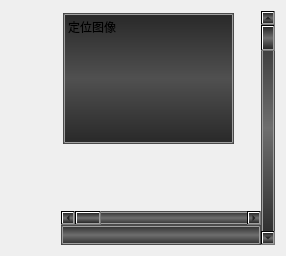
        <widget class="QWidget" name="page_algorithmImage">
         <layout class="QGridLayout" name="gridLayout_7">
          <item row="0" column="0">
           <widget class="QSplitter" name="splitter_2">
            <property name="orientation">
             <enum>Qt::Horizontal</enum>
            </property>
            <property name="handleWidth">
             <number>0</number>
            </property>
            <property name="childrenCollapsible">
             <bool>false</bool>
            </property>
            <widget class="DM_Projector" name="Projector" native="true">
             <property name="sizePolicy">
              <sizepolicy hsizetype="Minimum" vsizetype="Preferred">
               <horstretch>0</horstretch>
               <verstretch>0</verstretch>
              </sizepolicy>
             </property>
             <property name="minimumSize">
              <size>
               <width>50</width>
               <height>0</height>
              </size>
             </property>
             <property name="maximumSize">
              <size>
               <width>200</width>
               <height>16777215</height>
              </size>
             </property>
             <widget class="QToolButton" name="btn_ProjFirst">
              <property name="geometry">
               <rect>
                <x>50</x>
                <y>130</y>
                <width>23</width>
                <height>22</height>
               </rect>
              </property>
              <property name="text">
               <string>first</string>
              </property>
              <property name="icon">
               <iconset resource="resource.qrc">
                <normaloff>:/icon/img/icon/PlayFirst.png</normaloff>:/icon/img/icon/PlayFirst.png</iconset>
              </property>
             </widget>
             <widget class="QToolButton" name="btn_ProjNext">
              <property name="geometry">
               <rect>
                <x>50</x>
                <y>110</y>
                <width>23</width>
                <height>22</height>
               </rect>
              </property>
              <property name="text">
               <string>next</string>
              </property>
              <property name="icon">
               <iconset resource="resource.qrc">
                <normaloff>:/icon/img/icon/PlayNext.png</normaloff>:/icon/img/icon/PlayNext.png</iconset>
              </property>
             </widget>
             <widget class="QToolButton" name="btn_ProjPrev">
              <property name="geometry">
               <rect>
                <x>50</x>
                <y>50</y>
                <width>23</width>
                <height>22</height>
               </rect>
              </property>
              <property name="text">
               <string>prev</string>
              </property>
              <property name="icon">
               <iconset resource="resource.qrc">
                <normaloff>:/icon/img/icon/PlayPrevious.png</normaloff>:/icon/img/icon/PlayPrevious.png</iconset>
              </property>
             </widget>
             <widget class="QToolButton" name="btn_ProjFinal">
              <property name="geometry">
               <rect>
                <x>50</x>
                <y>70</y>
                <width>23</width>
                <height>22</height>
               </rect>
              </property>
              <property name="text">
               <string>final</string>
              </property>
              <property name="icon">
               <iconset resource="resource.qrc">
                <normaloff>:/icon/img/icon/PlayFinal.png</normaloff>:/icon/img/icon/PlayFinal.png</iconset>
              </property>
             </widget>
             <widget class="QToolButton" name="btn_ProjPlay">
              <property name="geometry">
               <rect>
                <x>50</x>
                <y>90</y>
                <width>23</width>
                <height>22</height>
               </rect>
              </property>
              <property name="acceptDrops">
               <bool>false</bool>
              </property>
              <property name="autoFillBackground">
               <bool>false</bool>
              </property>
              <property name="text">
               <string>play</string>
              </property>
              <property name="icon">
               <iconset resource="resource.qrc">
                <normaloff>:/icon/img/icon/PlayFilm.png</normaloff>:/icon/img/icon/PlayFilm.png</iconset>
              </property>
              <property name="autoRepeat">
               <bool>false</bool>
              </property>
              <property name="autoExclusive">
               <bool>false</bool>
              </property>
             </widget>
            </widget>
            <widget class="QWidget" name="layoutWidget">
             <layout class="QHBoxLayout" name="horizontalLayout_3">
              <property name="spacing">
               <number>0</number>
              </property>
              <item>
               <layout class="QVBoxLayout" name="verticalLayout_9">
                <property name="spacing">
                 <number>0</number>
                </property>
                <item>
                 <widget class="QWidget" name="widget_algorithmImage" native="true">
                  <property name="sizePolicy">
                   <sizepolicy hsizetype="Minimum" vsizetype="Minimum">
                    <horstretch>0</horstretch>
                    <verstretch>0</verstretch>
                   </sizepolicy>
                  </property>
                  <property name="minimumSize">
                   <size>
                    <width>200</width>
                    <height>200</height>
                   </size>
                  </property>
                  <widget class="DM_Label" name="lab_algorithmImage">
                   <property name="geometry">
                    <rect>
                     <x>2</x>
                     <y>2</y>
                     <width>171</width>
                     <height>131</height>
                    </rect>
                   </property>
                   <property name="styleSheet">
                    <string notr="true">border:2px solid;
border-top-color: qlineargradient(spread:pad, x1:0, y1:0, x2:0, y2:1, stop:0 rgba(32, 32, 32, 255), stop:0.75 rgba(160, 160, 160, 255));
border-bottom-color: qlineargradient(spread:pad, x1:0, y1:1, x2:0, y2:0, stop:0 rgba(32, 32, 32, 255), stop:0.75 rgba(160, 160, 160, 255));
border-left-color: qlineargradient(spread:pad, x1:0, y1:0, x2:1, y2:0, stop:0 rgba(32, 32, 32, 255), stop:0.75 rgba(160, 160, 160, 255));
border-right-color: qlineargradient(spread:pad, x1:1, y1:0, x2:0, y2:0, stop:0 rgba(32, 32, 32, 255), stop:0.75 rgba(160, 160, 160, 255));
background-color: qlineargradient(spread:reflect, x1:0.5, y1:0, x2:0.5, y2:0.5, stop:0 rgba(40, 40, 40, 255), stop:1 rgba(80, 80, 80, 255));</string>
                   </property>
                   <property name="frameShape">
                    <enum>QFrame::Box</enum>
                   </property>
                   <property name="text">
                    <string>定位图像</string>
                   </property>
                   <property name="alignment">
                    <set>Qt::AlignLeading|Qt::AlignLeft|Qt::AlignTop</set>
                   </property>
                  </widget>
                 </widget>
                </item>
                <item>
                 <widget class="QScrollBar" name="algorithmImageHBar">
                  <property name="styleSheet">
                   <string notr="true">border:2px solid;
border-top-color: qlineargradient(spread:pad, x1:0, y1:0, x2:0, y2:1, stop:0 rgba(32, 32, 32, 255), stop:0.75 rgba(160, 160, 160, 255));
border-bottom-color: qlineargradient(spread:pad, x1:0, y1:1, x2:0, y2:0, stop:0 rgba(32, 32, 32, 255), stop:0.75 rgba(160, 160, 160, 255));
border-left-color: qlineargradient(spread:pad, x1:0, y1:0, x2:1, y2:0, stop:0 rgba(32, 32, 32, 255), stop:0.75 rgba(160, 160, 160, 255));
border-right-color: qlineargradient(spread:pad, x1:1, y1:0, x2:0, y2:0, stop:0 rgba(32, 32, 32, 255), stop:0.75 rgba(160, 160, 160, 255));
background-color: qlineargradient(spread:reflect, x1:0, y1:0, x2:0, y2:0.5, stop:0 rgba(40, 40, 40, 255), stop:1 rgba(110, 110, 110, 255));</string>
                  </property>
                  <property name="orientation">
                   <enum>Qt::Horizontal</enum>
                  </property>
                 </widget>
                </item>
                <item>
                 <widget class="QLabel" name="algorithmImageInfo">
                  <property name="sizePolicy">
                   <sizepolicy hsizetype="Preferred" vsizetype="Fixed">
                    <horstretch>0</horstretch>
                    <verstretch>0</verstretch>
                   </sizepolicy>
                  </property>
                  <property name="minimumSize">
                   <size>
                    <width>0</width>
                    <height>20</height>
                   </size>
                  </property>
                  <property name="maximumSize">
                   <size>
                    <width>16777215</width>
                    <height>20</height>
                   </size>
                  </property>
                  <property name="palette">
                   <palette>
                    <active>
                     <colorrole role="WindowText">
                      <brush brushstyle="SolidPattern">
                       <color alpha="255">
                        <red>255</red>
                        <green>255</green>
                        <blue>255</blue>
                       </color>
                      </brush>
                     </colorrole>
                     <colorrole role="Button">
                      <brush brushstyle="LinearGradientPattern">
                       <gradient startx="0.000000000000000" starty="0.000000000000000" endx="0.000000000000000" endy="0.500000000000000" type="LinearGradient" spread="ReflectSpread" coordinatemode="ObjectBoundingMode">
                        <gradientstop position="0.000000000000000">
                         <color alpha="255">
                          <red>40</red>
                          <green>40</green>
                          <blue>40</blue>
                         </color>
                        </gradientstop>
                        <gradientstop position="1.000000000000000">
                         <color alpha="255">
                          <red>110</red>
                          <green>110</green>
                          <blue>110</blue>
                         </color>
                        </gradientstop>
                       </gradient>
                      </brush>
                     </colorrole>
                     <colorrole role="Text">
                      <brush brushstyle="SolidPattern">
                       <color alpha="255">
                        <red>255</red>
                        <green>255</green>
                        <blue>255</blue>
                       </color>
                      </brush>
                     </colorrole>
                     <colorrole role="ButtonText">
                      <brush brushstyle="SolidPattern">
                       <color alpha="255">
                        <red>255</red>
                        <green>255</green>
                        <blue>255</blue>
                       </color>
                      </brush>
                     </colorrole>
                     <colorrole role="Base">
                      <brush brushstyle="LinearGradientPattern">
                       <gradient startx="0.000000000000000" starty="0.000000000000000" endx="0.000000000000000" endy="0.500000000000000" type="LinearGradient" spread="ReflectSpread" coordinatemode="ObjectBoundingMode">
                        <gradientstop position="0.000000000000000">
                         <color alpha="255">
                          <red>40</red>
                          <green>40</green>
                          <blue>40</blue>
                         </color>
                        </gradientstop>
                        <gradientstop position="1.000000000000000">
                         <color alpha="255">
                          <red>110</red>
                          <green>110</green>
                          <blue>110</blue>
                         </color>
                        </gradientstop>
                       </gradient>
                      </brush>
                     </colorrole>
                     <colorrole role="Window">
                      <brush brushstyle="LinearGradientPattern">
                       <gradient startx="0.000000000000000" starty="0.000000000000000" endx="0.000000000000000" endy="0.500000000000000" type="LinearGradient" spread="ReflectSpread" coordinatemode="ObjectBoundingMode">
                        <gradientstop position="0.000000000000000">
                         <color alpha="255">
                          <red>40</red>
                          <green>40</green>
                          <blue>40</blue>
                         </color>
                        </gradientstop>
                        <gradientstop position="1.000000000000000">
                         <color alpha="255">
                          <red>110</red>
                          <green>110</green>
                          <blue>110</blue>
                         </color>
                        </gradientstop>
                       </gradient>
                      </brush>
                     </colorrole>
                    </active>
                    <inactive>
                     <colorrole role="WindowText">
                      <brush brushstyle="SolidPattern">
                       <color alpha="255">
                        <red>255</red>
                        <green>255</green>
                        <blue>255</blue>
                       </color>
                      </brush>
                     </colorrole>
                     <colorrole role="Button">
                      <brush brushstyle="LinearGradientPattern">
                       <gradient startx="0.000000000000000" starty="0.000000000000000" endx="0.000000000000000" endy="0.500000000000000" type="LinearGradient" spread="ReflectSpread" coordinatemode="ObjectBoundingMode">
                        <gradientstop position="0.000000000000000">
                         <color alpha="255">
                          <red>40</red>
                          <green>40</green>
                          <blue>40</blue>
                         </color>
                        </gradientstop>
                        <gradientstop position="1.000000000000000">
                         <color alpha="255">
                          <red>110</red>
                          <green>110</green>
                          <blue>110</blue>
                         </color>
                        </gradientstop>
                       </gradient>
                      </brush>
                     </colorrole>
                     <colorrole role="Text">
                      <brush brushstyle="SolidPattern">
                       <color alpha="255">
                        <red>255</red>
                        <green>255</green>
                        <blue>255</blue>
                       </color>
                      </brush>
                     </colorrole>
                     <colorrole role="ButtonText">
                      <brush brushstyle="SolidPattern">
                       <color alpha="255">
                        <red>255</red>
                        <green>255</green>
                        <blue>255</blue>
                       </color>
                      </brush>
                     </colorrole>
                     <colorrole role="Base">
                      <brush brushstyle="LinearGradientPattern">
                       <gradient startx="0.000000000000000" starty="0.000000000000000" endx="0.000000000000000" endy="0.500000000000000" type="LinearGradient" spread="ReflectSpread" coordinatemode="ObjectBoundingMode">
                        <gradientstop position="0.000000000000000">
                         <color alpha="255">
                          <red>40</red>
                          <green>40</green>
                          <blue>40</blue>
                         </color>
                        </gradientstop>
                        <gradientstop position="1.000000000000000">
                         <color alpha="255">
                          <red>110</red>
                          <green>110</green>
                          <blue>110</blue>
                         </color>
                        </gradientstop>
                       </gradient>
                      </brush>
                     </colorrole>
                     <colorrole role="Window">
                      <brush brushstyle="LinearGradientPattern">
                       <gradient startx="0.000000000000000" starty="0.000000000000000" endx="0.000000000000000" endy="0.500000000000000" type="LinearGradient" spread="ReflectSpread" coordinatemode="ObjectBoundingMode">
                        <gradientstop position="0.000000000000000">
                         <color alpha="255">
                          <red>40</red>
                          <green>40</green>
                          <blue>40</blue>
                         </color>
                        </gradientstop>
                        <gradientstop position="1.000000000000000">
                         <color alpha="255">
                          <red>110</red>
                          <green>110</green>
                          <blue>110</blue>
                         </color>
                        </gradientstop>
                       </gradient>
                      </brush>
                     </colorrole>
                    </inactive>
                    <disabled>
                     <colorrole role="WindowText">
                      <brush brushstyle="SolidPattern">
                       <color alpha="255">
                        <red>255</red>
                        <green>255</green>
                        <blue>255</blue>
                       </color>
                      </brush>
                     </colorrole>
                     <colorrole role="Button">
                      <brush brushstyle="LinearGradientPattern">
                       <gradient startx="0.000000000000000" starty="0.000000000000000" endx="0.000000000000000" endy="0.500000000000000" type="LinearGradient" spread="ReflectSpread" coordinatemode="ObjectBoundingMode">
                        <gradientstop position="0.000000000000000">
                         <color alpha="255">
                          <red>40</red>
                          <green>40</green>
                          <blue>40</blue>
                         </color>
                        </gradientstop>
                        <gradientstop position="1.000000000000000">
                         <color alpha="255">
                          <red>110</red>
                          <green>110</green>
                          <blue>110</blue>
                         </color>
                        </gradientstop>
                       </gradient>
                      </brush>
                     </colorrole>
                     <colorrole role="Text">
                      <brush brushstyle="SolidPattern">
                       <color alpha="255">
                        <red>255</red>
                        <green>255</green>
                        <blue>255</blue>
                       </color>
                      </brush>
                     </colorrole>
                     <colorrole role="ButtonText">
                      <brush brushstyle="SolidPattern">
                       <color alpha="255">
                        <red>255</red>
                        <green>255</green>
                        <blue>255</blue>
                       </color>
                      </brush>
                     </colorrole>
                     <colorrole role="Base">
                      <brush brushstyle="LinearGradientPattern">
                       <gradient startx="0.000000000000000" starty="0.000000000000000" endx="0.000000000000000" endy="0.500000000000000" type="LinearGradient" spread="ReflectSpread" coordinatemode="ObjectBoundingMode">
                        <gradientstop position="0.000000000000000">
                         <color alpha="255">
                          <red>40</red>
                          <green>40</green>
                          <blue>40</blue>
                         </color>
                        </gradientstop>
                        <gradientstop position="1.000000000000000">
                         <color alpha="255">
                          <red>110</red>
                          <green>110</green>
                          <blue>110</blue>
                         </color>
                        </gradientstop>
                       </gradient>
                      </brush>
                     </colorrole>
                     <colorrole role="Window">
                      <brush brushstyle="LinearGradientPattern">
                       <gradient startx="0.000000000000000" starty="0.000000000000000" endx="0.000000000000000" endy="0.500000000000000" type="LinearGradient" spread="ReflectSpread" coordinatemode="ObjectBoundingMode">
                        <gradientstop position="0.000000000000000">
                         <color alpha="255">
                          <red>40</red>
                          <green>40</green>
                          <blue>40</blue>
                         </color>
                        </gradientstop>
                        <gradientstop position="1.000000000000000">
                         <color alpha="255">
                          <red>110</red>
                          <green>110</green>
                          <blue>110</blue>
                         </color>
                        </gradientstop>
                       </gradient>
                      </brush>
                     </colorrole>
                    </disabled>
                   </palette>
                  </property>
                  <property name="font">
                   <font>
                    <family>华文楷体</family>
                    <pointsize>12</pointsize>
                   </font>
                  </property>
                  <property name="styleSheet">
                   <string notr="true">border:2px solid;
border-top-color: qlineargradient(spread:pad, x1:0, y1:0, x2:0, y2:1, stop:0 rgba(32, 32, 32, 255), stop:0.75 rgba(160, 160, 160, 255));
border-bottom-color: qlineargradient(spread:pad, x1:0, y1:1, x2:0, y2:0, stop:0 rgba(32, 32, 32, 255), stop:0.75 rgba(160, 160, 160, 255));
border-left-color: qlineargradient(spread:pad, x1:0, y1:0, x2:1, y2:0, stop:0 rgba(32, 32, 32, 255), stop:0.75 rgba(160, 160, 160, 255));
border-right-color: qlineargradient(spread:pad, x1:1, y1:0, x2:0, y2:0, stop:0 rgba(32, 32, 32, 255), stop:0.75 rgba(160, 160, 160, 255));
background-color: qlineargradient(spread:reflect, x1:0, y1:0, x2:0, y2:0.5, stop:0 rgba(40, 40, 40, 255), stop:1 rgba(110, 110, 110, 255));
color: rgb(255, 255, 255);</string>
                  </property>
                  <property name="frameShape">
                   <enum>QFrame::Box</enum>
                  </property>
                  <property name="text">
                   <string/>
                  </property>
                 </widget>
                </item>
               </layout>
              </item>
              <item>
               <widget class="QScrollBar" name="algorithmImageVBar">
                <property name="styleSheet">
                 <string notr="true">border:2px solid;
border-top-color: qlineargradient(spread:pad, x1:0, y1:0, x2:0, y2:1, stop:0 rgba(32, 32, 32, 255), stop:0.75 rgba(160, 160, 160, 255));
border-bottom-color: qlineargradient(spread:pad, x1:0, y1:1, x2:0, y2:0, stop:0 rgba(32, 32, 32, 255), stop:0.75 rgba(160, 160, 160, 255));
border-left-color: qlineargradient(spread:pad, x1:0, y1:0, x2:1, y2:0, stop:0 rgba(32, 32, 32, 255), stop:0.75 rgba(160, 160, 160, 255));
border-right-color: qlineargradient(spread:pad, x1:1, y1:0, x2:0, y2:0, stop:0 rgba(32, 32, 32, 255), stop:0.75 rgba(160, 160, 160, 255));
background-color: qlineargradient(spread:reflect, x1:0, y1:0, x2:0, y2:0.5, stop:0 rgba(40, 40, 40, 255), stop:1 rgba(110, 110, 110, 255));</string>
                </property>
                <property name="orientation">
                 <enum>Qt::Vertical</enum>
                </property>
               </widget>
              </item>
             </layout>
            </widget>
           </widget>
          </item>
         </layout>
        </widget>
